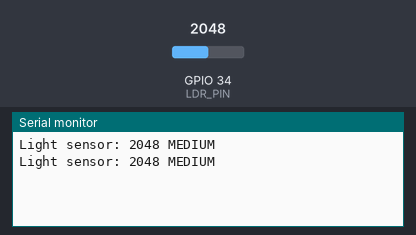
Bench run of a sketch on a simulated ESP32. Parts: the last lines printed to the serial monitor. The test bench sets the inputs (shaded band); at power-on: GPIO 34 (LDR_PIN) = 2048.

Above: at 1.8 s.
1.9 s: GPIO 34 (LDR_PIN) set to 2426
At 2.8 s:
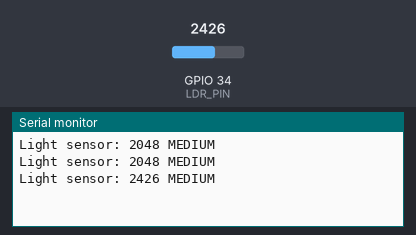
3.4 s: GPIO 34 (LDR_PIN) set to 2574
At 4.8 s:
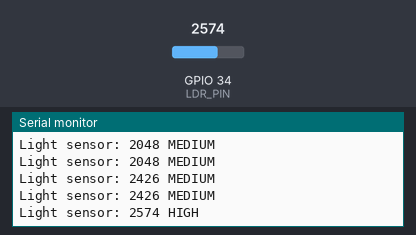

The sketch:

LDR.ino
```cpp
#define LDR_PIN 34
void setup(){Serial.begin(115200);}
void loop(){
 int value=analogRead(LDR_PIN);
 Serial.print("Light sensor: "); Serial.print(value);
 if(value<1200) Serial.println(" LOW");
 else if(value<2500) Serial.println(" MEDIUM");
 else Serial.println(" HIGH");
 delay(1000);
}
```

Measured:
- the behaviour switches between 2499 and 2500 on GPIO 34 (LDR_PIN) (found by bisection; images 1 and 2)
- after the input at 1.9 s, the serial monitor: prints a new line after 0.10 s (image 1)
- after the input at 3.4 s, the serial monitor: prints a new line after 0.60 s (image 2)
